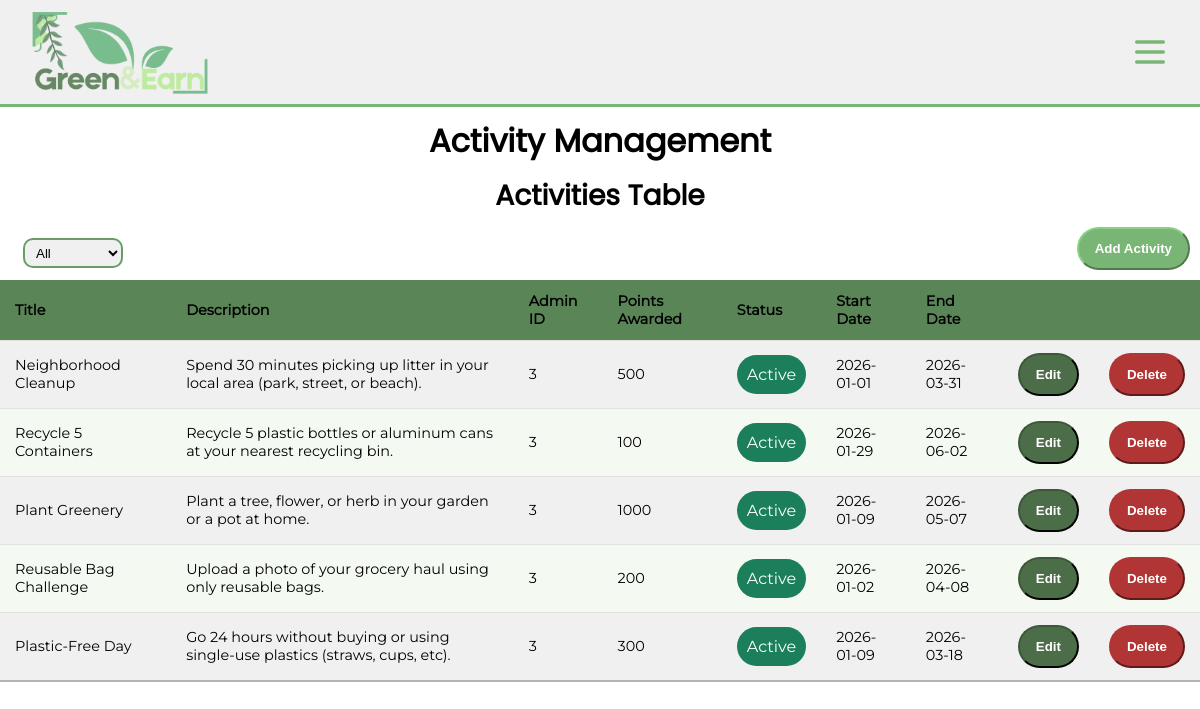
The app's page /php/admin/adminActivityManagement.php (signed in) with its own data.
### tables this page shows
CREATE TABLE `activity` (
  `activity_id` int(11) UNSIGNED NOT NULL,
  `admin_id` int(11) UNSIGNED NOT NULL,
  `title` varchar(100) NOT NULL,
  `description` text DEFAULT NULL,
  `points_awarded` int(11) NOT NULL,
  `status` varchar(50) NOT NULL,
  `start_date` date NOT NULL,
  `end_date` date NOT NULL
);

### php/admin/adminActivityManagement.php (the view, shortened to what this page needs)
<?php
    include "../include/conn.php";
    $filter = isset($_GET['status']) ? $_GET['status'] : 'all';
    if($filter == "Active"){
        $sql = "SELECT * FROM activity WHERE status = 'Active'";
    }else if($filter == "Deleted"){
        $sql = "SELECT * FROM activity WHERE status = 'Deleted'";
    }else{
        $sql = "SELECT * FROM activity ORDER BY status ASC";
    }
    $result = mysqli_query($dbConn, $sql);
?>
<!DOCTYPE html>
<html lang="en">
<head>
    <link rel="stylesheet" href="../../css/header.css">
    <link rel="stylesheet" href="../../css/style.css">
    <link rel="stylesheet" href="../../css/admin.css">
</head>
<body>
    <?php
        include "../include/header.php";
    ?>
    <h2 class="pageTitle">Activity Management</h2>
    <h3 class="tableTitle">Activities Table</h3>
    <div class="activityBar">
        <form method="GET" class="filterForm">
            <select name="status" id="statusFilter" class="dropdown" onchange="this.form.submit()">
                <option value="All" <?php if ($filter == "All") echo 'selected'; ?>>All</option>
            </select>
        </form>
        <button id="addActivityBtn">Add Activity</button>
    </div>
    <?php if(mysqli_num_rows($result)>0):?>
        <table>
            <thead>
                <tr id="header">
                    <th>Title</th>
                    <th>Description</th>
                    <th>Admin ID</th>
                    <th>Points Awarded</th>
                    <th>Status</th>
                    <th>Start Date</th>
                    <th>End Date</th>
                    <th></th>
                    <th></th>
                </tr>
            </thead>
            <tbody>
                <?php while($activity_info = mysqli_fetch_assoc($result)):?>
                    <tr>
                        <td data-label="Title"><?php echo $activity_info['title'];?></td>
                        <td data-label="Description"><?php echo $activity_info['description'];?></td>
                        <td data-label="Admin ID"><?php echo $activity_info['admin_id'];?></td>
                        <td data-label="Points Awarded"><?php echo $activity_info['points_awarded'];?></td>
                        <td data-label="Status"><p class="activityStatus <?php echo $activity_info['status']?>"><?php echo $activity_info['status'];?></p></td>
                        <td data-label="Start Date"><?php echo $activity_info['start_date'];?></td>
                        <td data-label="End Date"><?php echo $activity_info['end_date'];?></td>
                        <td data-label="Edit Button">
                                <button class="editActivityBtn"
                                    data-id="<?php echo $activity_info['activity_id'];?>"
                                    data-title="<?php echo $activity_info['title'];?>"
                                    data-desc="<?php echo $activity_info['description'];?>"
                                    data-point="<?php echo $activity_info['points_awarded'];?>"
                                    data-start="<?php echo $activity_info['start_date'];?>"
                                    data-end="<?php echo $activity_info['end_date'];?>"
                                >Edit
                                </button>
                        </td>
                        <td data-label="Delete/Restore Button">
                            <?php if($activity_info['status'] !='Deleted'):;?>
                                <form action="" method="POST">
                                    <button type="submit" class="deleteBtn" name="deleteBtn">Delete</button>
                                </form>
                            <?php endif;?>
                        </td>
                    </tr>
                <?php endwhile;?>
            </tbody>
        </table>
    <?php endif;?>
</body>
</html>

### css/style.css (style rules this page uses)
:root { --fs-h1: clamp(1.75rem, 3vw + 1rem, 2.5rem); --fs-h2: clamp(1.5rem, 2.5vw + 1rem, 2rem); --fs-h3: clamp(1.25rem, 2vw + 1rem, 1.75rem); --fs-body: clamp(0.9375rem, 0.5vw + 0.8rem, 1rem); --fs-small: clamp(0.8125rem, 0.5vw + 0.7rem, 0.875rem); --font-heading: 'poppins',sans-serif; --font-body: 'montserrat',sans-serif; --clr-dark-a0: #000000; --clr-light-a0: #ffffff; --clr-primary-a0: #89cf84; --clr-primary-a10: #79b675; --clr-primary-a20: #699d65; --clr-primary-a30: #5a8557; --clr-primary-a40: #4b6e48; --clr-primary-a50: #3d573a; --clr-surface-a0: #ffffff; --clr-surface-a10: #f0f0f0; --clr-surface-a20: #e1e1e1; --clr-surface-a30: #d3d3d3; --clr-surface-a40: #c5c5c5; --clr-surface-a50: #b6b6b6; --clr-surface-tonal-a0: #f4faf2; --clr-surface-tonal-a10: #e6ece5; --clr-surface-tonal-a20: #d9ded8; --clr-surface-tonal-a30: #ccd0cb; --clr-surface-tonal-a40: #bfc2be; --clr-surface-tonal-a50: #b2b4b1; --clr-backdrop: rgba(0, 0, 0, 0.3); --clr-success-a0: #1b7f5c; --clr-warning-a0: #b8871f; --clr-danger-a0: #b13535; --clr-info-a0: #1e56a3; --bg-body: var(--clr-surface-a0); --bg-card: var(--clr-surface-a10); --bg-highlight: var(--clr-surface-tonal-a0); --border-main: var(--clr-surface-a20); --text-main: var(--clr-dark-a0); --text-main-invert: var(--clr-light-a0); --text-muted: var(--clr-surface-a50); --text-on-primary: var(--clr-dark-a0); }
body { text-align: center; margin: 0; padding: 0; font-family: var(--font-body); background-color: var(--clr-surface-a0); color: var(--text-main); }
h2 { font-size: var(--fs-h2); font-family: var(--font-heading); }
h3 { font-size: var(--fs-h3); font-family: var(--font-heading); }
p { font-size: var(--fs-body); }
table { width: 100%; border-collapse: collapse; font-size: 0.9em; font-family: var(--font-body); background-color: var(--bg-card); color: var(--text-main); }
thead tr { background-color: var(--clr-primary-a30); color: var(--text-on-primary); }
th, td { padding: 12px 15px; border-bottom: 1px solid var(--border-main); text-align: left; }
tbody tr:nth-of-type(even) { background-color: var(--bg-highlight); }
tbody tr:last-of-type { border-bottom: 2px solid var(--clr-surface-tonal-a50); }

### css/admin.css (style rules this page uses)
* { box-sizing: border-box; margin: 0; }
.pageTitle { margin-top: 10px; margin-bottom: 10px; }
.tableTitle { margin-top: 10px; margin-bottom: 10px; }
.activityStatus,.rewardStatus, .userStatus { padding: 10px; border-radius: 20px; color: var(--text-main-invert); text-align: center; max-width: 120px; }
.activityStatus.Active { background-color: var(--clr-success-a0); }
button { background-color: var(--clr-primary-a40); border-color: var(--clr-primary-a50); color: var(--text-main-invert); padding: 12px 16px; text-align: center; border-radius: 999px; font-weight: bold; }
.cancelBtn, .rejectBtn, .deleteBtn, .suspendBtn { background-color: var(--clr-danger-a0); color: var(--clr-light-a0); border-color: var(--clr-danger-a0); font-weight: bold; }
.dropdown { width: 100px; max-width: 100%; height: 30px; border-radius: 10px; border: 2px solid var(--clr-primary-a20); background-color: var(--clr-surface-a10); color: var(--text-main); padding: 0 0 0 7px; }
.filterForm { display: flex; align-items: center; gap: 8px; margin-left: 10px; }
.editActivityBtn { display: block; width: 100%; margin: 0; color: var(--text-main-invert); }
.activityBar { display: flex; align-items: center; justify-content: space-between; }
#addActivityBtn { margin-right: 10px; margin-bottom: 10px; background-color: var(--clr-primary-a10); border-color: var(--clr-primary-a0); }

### records on screen
activity: title "Neighborhood Cleanup", description "Spend 30 minutes picking up litter in your local area (park, street, or beach).", admin "3", points_awarded "500", status "Active", start_date "2026-01-01", end_date "2026-03-31"
activity: title "Recycle 5 Containers", description "Recycle 5 plastic bottles or aluminum cans at your nearest recycling bin.", admin "3", points_awarded "100", status "Active", start_date "2026-01-29", end_date "2026-06-02"
activity: title "Plant Greenery", description "Plant a tree, flower, or herb in your garden or a pot at home.", admin "3", points_awarded "1000", status "Active", start_date "2026-01-09", end_date "2026-05-07"
activity: title "Reusable Bag Challenge", description "Upload a photo of your grocery haul using only reusable bags.", admin "3", points_awarded "200", status "Active", start_date "2026-01-02", end_date "2026-04-08"
activity: title "Plastic-Free Day", description "Go 24 hours without buying or using single-use plastics (straws, cups, etc).", admin "3", points_awarded "300", status "Active", start_date "2026-01-09", end_date "2026-03-18"
